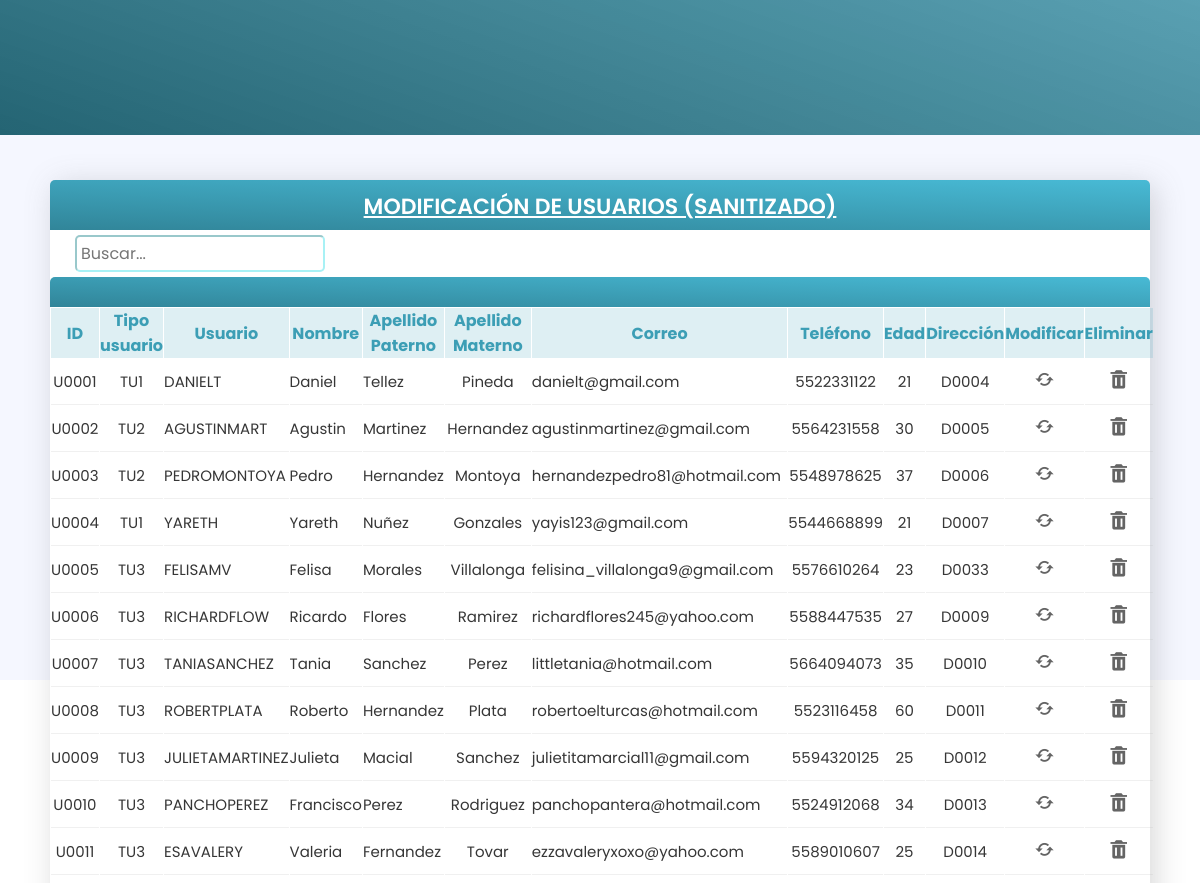
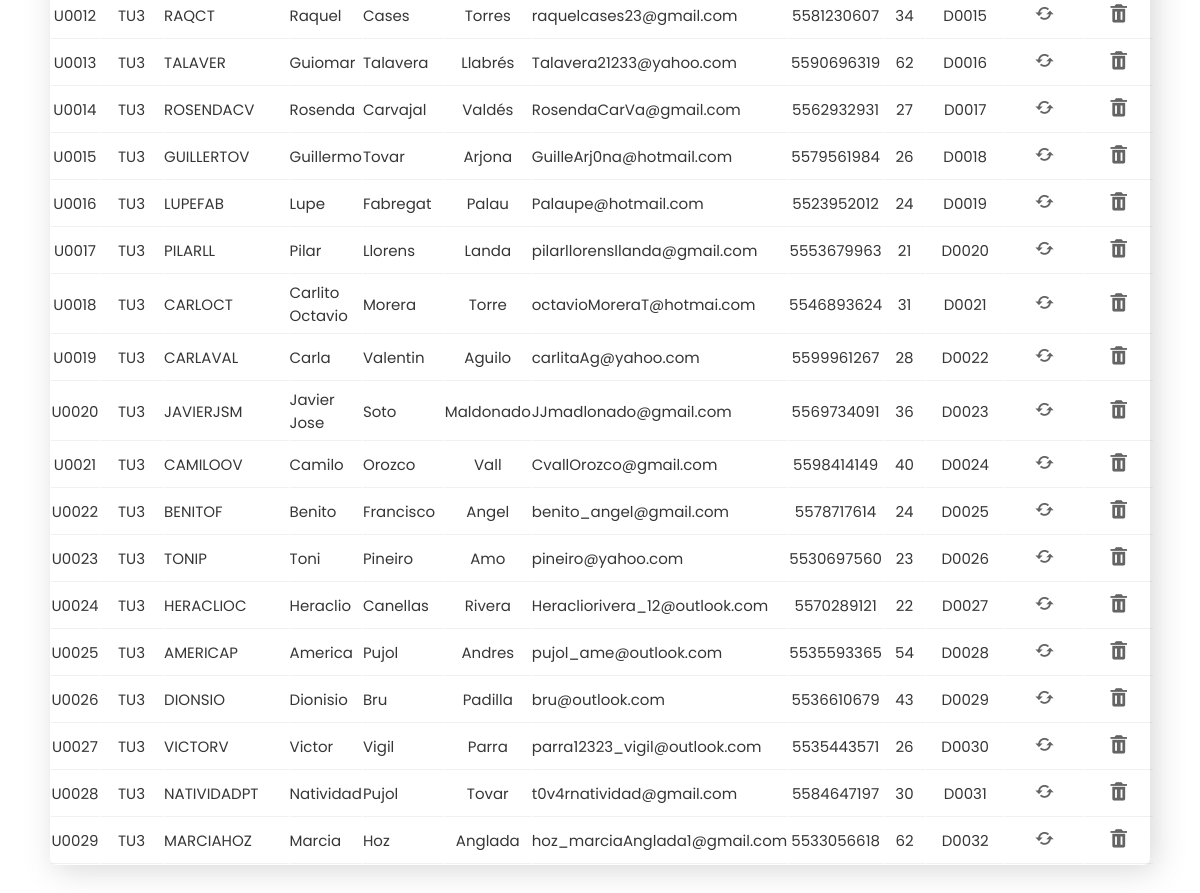
The app's page /Usuarios2.php with its own data (2 pictures, top to bottom).
### tables this page shows
CREATE TABLE `usuarios2` (
  `usuario_id` varchar(5) NOT NULL,
  `tipo_usr_id` varchar(3) NOT NULL,
  `usuario` varchar(50) NOT NULL,
  `nombre_usuario` varchar(50) NOT NULL,
  `apellido_pat` varchar(50) NOT NULL,
  `apellido_mat` varchar(50) NOT NULL,
  `correo` varchar(50) NOT NULL,
  `contrasenia` varchar(50) NOT NULL,
  `telefono` varchar(10) NOT NULL,
  `edad` varchar(5) DEFAULT NULL,
  `direccion_id` varchar(5) DEFAULT NULL
);

### Usuarios2.php (the view, shortened to what this page needs)
<!DOCTYPE html>
<html lang="en">
<head>
    <?php
    $conn = OpenCon();
    ?>
    <link href="https://unpkg.com/boxicons@2.1.1/css/boxicons.min.css" rel="stylesheet">
    <link rel="stylesheet" href="assets/css/style.css">
    <link rel="stylesheet" href="assets/css/gl_alerts.css">
</head>
<body>
    <form name="form1" id="form1" method="post" action="Usuarios2.php" onSubmit="return checaCampos();">
        <?php include('Menu_principal.php'); ?>
        <section class="body">
            <div class="wrapper-container" style="margin-top: 40px;">
                <div class="placa">
                    <div class="header2">
                        <div class="nombre-sis">
                            MODIFICACIÓN DE USUARIOS (SANITIZADO)
                        </div>
                    </div>
                </div>
                <div style="display: flex; padding: 5px 25px;">
                    <input type="text" id="buscar" placeholder="Buscar..." class="imput-form" style="width: 250px;">
                </div>
                <div class="placa" style="height: 30px;">
                    <div class="header2">
                    </div>
                </div>
                <table width="100%" cellspacing="1">
                    <thead>
                        <tr>
                            <th class="row_top" width="2%">ID</th>
                            <th class="row_top" width="2%">Tipo usuario</th>
                            <th class="row_top" width="5%">Usuario</th>
                            <th class="row_top" width="10%">Nombre</th>
                            <th class="row_top" width="10%">Apellido Paterno</th>
                            <th class="row_top" width="10%">Apellido Materno</th>
                            <th class="row_top" width="10%">Correo</th>
                            <th class="row_top" width="4%">Teléfono</th>
                            <th class="row_top" width="2%">Edad</th>
                            <th class="row_top" width="5%">Dirección</th>
                            <th class="row_top" width="4%">Modificar</th>
                            <th class="row_top" width="4%">Eliminar</th>
                        </tr>
                    </thead>
                    <tbody>
                        <?php
                            $stmt = $conn->prepare("SELECT usuario_id, tipo_usr_id, usuario, nombre_usuario, apellido_pat,
                                                    apellido_mat, correo, telefono, edad, direccion_id FROM usuarios2 ORDER BY usuario_id");
                            $stmt->execute();
                            $result = $stmt->get_result();
                            while ($row = $result->fetch_assoc()) { ?>
                            <tr>
                                <?php
                                foreach ($row as $key => $item) { ?>
                                    <td class="info-td">
                                        <?= ($item !== null ? $item : "") ?>
                                    </td>
                                    <?php
                                } ?>
                                <td class="btn_modificar info-td">
                                    <i class='bx bx-refresh' onclick="modificar('<?= $row['usuario_id'] ?>')"></i>
                                </td>
                                <td class="btn_eliminar info-td">
                                    <i class='bx bxs-trash' onclick="eliminar('<?= $row['usuario_id'] ?>')"></i>
                                </td>
                            </tr>
                            <?php
                        }
                        ?>
                    </tbody>
                </table>
            </div>
            <br><br><br>
        </section>
	</form>
</body>
</html>

### assets/css/style.css (style rules this page uses)
* { margin: 0; padding: 0; box-sizing: border-box; font-family: 'Poppins', sans-serif; -webkit-tap-highlight-color: transparent; }
:root { --blue-pastel-color: #5eb6e9; --green-pastel-color: #0db9a7; --red-pastel-color: #e95e66; --red-color-option1: #fe3954; --yellow-pastel-color: #ffa500; --purple-color-option1: #5b69bc; --pink-color-option1: #ff8acc; --body-color: #dde4ff4a; }
.header2 { font-weight: 600; text-align: center; text-decoration: underline; color: #ffffff; font-size: 22px; padding: 10px 140px; }
.body { width: 100%; height: 85vh; background: #dde4ff4d; padding: 140px 50px; }
.wrapper-container { background: white; min-height: 250px; box-shadow: 5px 5px 30px rgb(98 98 98 / 25%); border-radius: 7px; display: flex; flex-direction: column; justify-content: center; }
.placa { width: 100%; height: 50px; background: linear-gradient(2deg, #318599, #48bad5); border-radius: 5px 5px 0 0; }

### Usuarios2.php (style rules this page uses)
.row_top { height: 45px; align: center; color: #3c9eb5; background: #3c9eb52b; }
.info-td { font-size: 15px; color: #363636; padding: 6px 0; border-bottom: 1px solid #bbbbbb38; }
.info-td:nth-child(1) { text-align: center; }
.info-td:nth-child(2) { text-align: center; }
.info-td:nth-child(6) { text-align: center; }
.info-td:nth-child(8) { text-align: center; }
.info-td:nth-child(9) { text-align: center; }
.info-td:nth-child(10) { text-align: center; }
.btn_modificar { font-size: 22px; text-align: center; color: #646464; cursor: pointer; transition: .1s all; }
.btn_eliminar { font-size: 22px; text-align: center; color: #646464; cursor: pointer; transition: .1s all; }
.imput-form { font-size: 16px; padding: 4px; border-color: #52e3eb80; border-radius: 5px; }
body { font-family: "Open Sans", -apple-system, BlinkMacSystemFont, "Segoe UI", Roboto, Oxygen-Sans, Ubuntu, Cantarell, "Helvetica Neue", Helvetica, Arial, sans-serif; }

### records on screen
usuarios2: usuario_id "U0001", tipo_usr "TU1", usuario "DANIELT", nombre_usuario "Daniel", apellido_pat "Tellez", apellido_mat "Pineda", correo "danielt@gmail.com", telefono "5522331122", edad "21", direccion "D0004"
usuarios2: usuario_id "U0002", tipo_usr "TU2", usuario "AGUSTINMART", nombre_usuario "Agustin", apellido_pat "Martinez", apellido_mat "Hernandez", correo "agustinmartinez@gmail.com", telefono "5564231558", edad "30", direccion "D0005"
usuarios2: usuario_id "U0003", tipo_usr "TU2", usuario "PEDROMONTOYA", nombre_usuario "Pedro", apellido_pat "Hernandez", apellido_mat "Montoya", correo "hernandezpedro81@hotmail.com", telefono "5548978625", edad "37", direccion "D0006"
usuarios2: usuario_id "U0004", tipo_usr "TU1", usuario "YARETH", nombre_usuario "Yareth", apellido_pat "Nuñez", apellido_mat "Gonzales", correo "yayis123@gmail.com", telefono "5544668899", edad "21", direccion "D0007"
usuarios2: usuario_id "U0005", tipo_usr "TU3", usuario "FELISAMV", nombre_usuario "Felisa", apellido_pat "Morales", apellido_mat "Villalonga", correo "felisina_villalonga9@gmail.com", telefono "5576610264", edad "23", direccion "D0033"
usuarios2: usuario_id "U0006", tipo_usr "TU3", usuario "RICHARDFLOW", nombre_usuario "Ricardo", apellido_pat "Flores", apellido_mat "Ramirez", correo "richardflores245@yahoo.com", telefono "5588447535", edad "27", direccion "D0009"
usuarios2: usuario_id "U0007", tipo_usr "TU3", usuario "TANIASANCHEZ", nombre_usuario "Tania", apellido_pat "Sanchez", apellido_mat "Perez", correo "littletania@hotmail.com", telefono "5664094073", edad "35", direccion "D0010"
usuarios2: usuario_id "U0008", tipo_usr "TU3", usuario "ROBERTPLATA", nombre_usuario "Roberto", apellido_pat "Hernandez", apellido_mat "Plata", correo "robertoelturcas@hotmail.com", telefono "5523116458", edad "60", direccion "D0011"
usuarios2: usuario_id "U0009", tipo_usr "TU3", usuario "JULIETAMARTINEZ", nombre_usuario "Julieta", apellido_pat "Macial", apellido_mat "Sanchez", correo "julietitamarcial11@gmail.com", telefono "5594320125", edad "25", direccion "D0012"
usuarios2: usuario_id "U0010", tipo_usr "TU3", usuario "PANCHOPEREZ", nombre_usuario "Francisco", apellido_pat "Perez", apellido_mat "Rodriguez", correo "panchopantera@hotmail.com", telefono "5524912068", edad "34", direccion "D0013"
usuarios2: usuario_id "U0011", tipo_usr "TU3", usuario "ESAVALERY", nombre_usuario "Valeria", apellido_pat "Fernandez", apellido_mat "Tovar", correo "ezzavaleryxoxo@yahoo.com", telefono "5589010607", edad "25", direccion "D0014"
usuarios2: usuario_id "U0012", tipo_usr "TU3", usuario "RAQCT", nombre_usuario "Raquel", apellido_pat "Cases", apellido_mat "Torres", correo "raquelcases23@gmail.com", telefono "5581230607", edad "34", direccion "D0015"
usuarios2: usuario_id "U0013", tipo_usr "TU3", usuario "TALAVER", nombre_usuario "Guiomar", apellido_pat "Talavera", apellido_mat "Llabrés", correo "Talavera21233@yahoo.com", telefono "5590696319", edad "62", direccion "D0016"
usuarios2: usuario_id "U0014", tipo_usr "TU3", usuario "ROSENDACV", nombre_usuario "Rosenda", apellido_pat "Carvajal", apellido_mat "Valdés", correo "RosendaCarVa@gmail.com", telefono "5562932931", edad "27", direccion "D0017"
usuarios2: usuario_id "U0015", tipo_usr "TU3", usuario "GUILLERTOV", nombre_usuario "Guillermo", apellido_pat "Tovar", apellido_mat "Arjona", correo "GuilleArj0na@hotmail.com", telefono "5579561984", edad "26", direccion "D0018"
usuarios2: usuario_id "U0016", tipo_usr "TU3", usuario "LUPEFAB", nombre_usuario "Lupe", apellido_pat "Fabregat", apellido_mat "Palau", correo "Palaupe@hotmail.com", telefono "5523952012", edad "24", direccion "D0019"
usuarios2: usuario_id "U0017", tipo_usr "TU3", usuario "PILARLL", nombre_usuario "Pilar", apellido_pat "Llorens", apellido_mat "Landa", correo "pilarllorensllanda@gmail.com", telefono "5553679963", edad "21", direccion "D0020"
usuarios2: usuario_id "U0018", tipo_usr "TU3", usuario "CARLOCT", nombre_usuario "Carlito Octavio", apellido_pat "Morera", apellido_mat "Torre", correo "octavioMoreraT@hotmai.com", telefono "5546893624", edad "31", direccion "D0021"
usuarios2: usuario_id "U0019", tipo_usr "TU3", usuario "CARLAVAL", nombre_usuario "Carla", apellido_pat "Valentin", apellido_mat "Aguilo", correo "carlitaAg@yahoo.com", telefono "5599961267", edad "28", direccion "D0022"
usuarios2: usuario_id "U0020", tipo_usr "TU3", usuario "JAVIERJSM", nombre_usuario "Javier Jose", apellido_pat "Soto", apellido_mat "Maldonado", correo "JJmadlonado@gmail.com", telefono "5569734091", edad "36", direccion "D0023"
usuarios2: usuario_id "U0021", tipo_usr "TU3", usuario "CAMILOOV", nombre_usuario "Camilo", apellido_pat "Orozco", apellido_mat "Vall", correo "CvallOrozco@gmail.com", telefono "5598414149", edad "40", direccion "D0024"
usuarios2: usuario_id "U0022", tipo_usr "TU3", usuario "BENITOF", nombre_usuario "Benito", apellido_pat "Francisco", apellido_mat "Angel", correo "benito_angel@gmail.com", telefono "5578717614", edad "24", direccion "D0025"
usuarios2: usuario_id "U0023", tipo_usr "TU3", usuario "TONIP", nombre_usuario "Toni", apellido_pat "Pineiro", apellido_mat "Amo", correo "pineiro@yahoo.com", telefono "5530697560", edad "23", direccion "D0026"
usuarios2: usuario_id "U0024", tipo_usr "TU3", usuario "HERACLIOC", nombre_usuario "Heraclio", apellido_pat "Canellas", apellido_mat "Rivera", correo "Heracliorivera_12@outlook.com", telefono "5570289121", edad "22", direccion "D0027"
usuarios2: usuario_id "U0025", tipo_usr "TU3", usuario "AMERICAP", nombre_usuario "America", apellido_pat "Pujol", apellido_mat "Andres", correo "pujol_ame@outlook.com", telefono "5535593365", edad "54", direccion "D0028"
usuarios2: usuario_id "U0026", tipo_usr "TU3", usuario "DIONSIO", nombre_usuario "Dionisio", apellido_pat "Bru", apellido_mat "Padilla", correo "bru@outlook.com", telefono "5536610679", edad "43", direccion "D0029"
usuarios2: usuario_id "U0027", tipo_usr "TU3", usuario "VICTORV", nombre_usuario "Victor", apellido_pat "Vigil", apellido_mat "Parra", correo "parra12323_vigil@outlook.com", telefono "5535443571", edad "26", direccion "D0030"
usuarios2: usuario_id "U0028", tipo_usr "TU3", usuario "NATIVIDADPT", nombre_usuario "Natividad", apellido_pat "Pujol", apellido_mat "Tovar", correo "t0v4rnatividad@gmail.com", telefono "5584647197", edad "30", direccion "D0031"
usuarios2: usuario_id "U0029", tipo_usr "TU3", usuario "MARCIAHOZ", nombre_usuario "Marcia", apellido_pat "Hoz", apellido_mat "Anglada", correo "hoz_marciaAnglada1@gmail.com", telefono "5533056618", edad "62", direccion "D0032"
